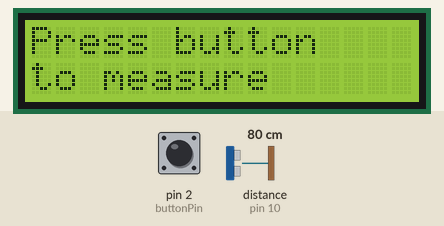
This sketch was run on a simulated Arduino Uno, built with avr-gcc and run on an emulated ATmega328P. Shown: 16×2 character LCD. Wiring (inferred from the names in the program): ultrasonic range finder: trigger pin 9; echo pin 10. The inputs (shaded band) are chosen by the test bench; at power-on: pin 2 (buttonPin) HIGH, distance to the obstacle (sensor on pin 10) 80 cm. The echo pulse lasts 58.3 µs per cm.

Above: at 3.2 s.
3.3 s: pin 2 (buttonPin) pulled LOW for 1 s
At 5.4 s:
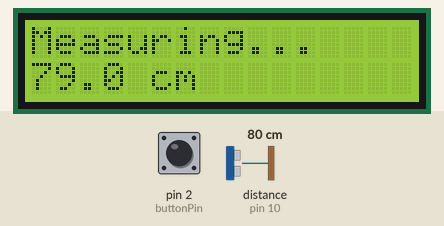
5.8 s: distance to the obstacle (sensor on pin 10) set to 120 cm
At 8.3 s:
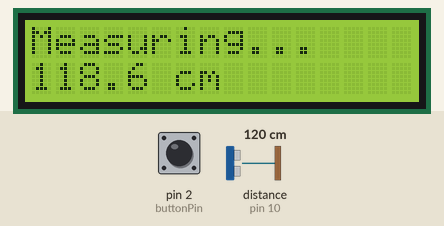
8.8 s: pin 2 (buttonPin) pulled LOW for 0.15 s
At 10.5 s:
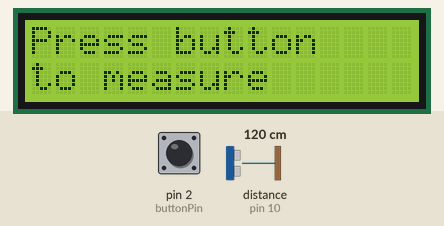
Timing chart, 0 to 12.0 s (numbered marks = the images above; inputs shaded):
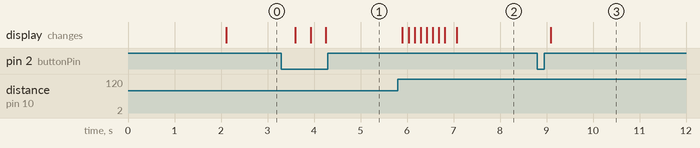

The sketch:

Arduino.ino
```cpp
#include <LiquidCrystal_I2C.h>

// กำหนดพิน
const int trigPin = 9;    // พินส่งสัญญาณ
const int echoPin = 10;   // พินรับสัญญาณ
const int buttonPin = 2;  // พินปุ่มกด

// ตั้งค่าจอ LCD I2C ที่ address 0x27
LiquidCrystal_I2C lcd(0x27, 16, 2);

// ตัวแปรสำหรับเก็บค่าต่างๆ
float duration;
float distance;
float lastDistance = 0;
int buttonState;
bool measurementMode = false;

void setup() {
  // ตั้งค่าพินอินพุต/เอาต์พุต
  pinMode(trigPin, OUTPUT);
  pinMode(echoPin, INPUT);
  pinMode(buttonPin, INPUT_PULLUP);

  // เริ่มต้นจอ LCD
  lcd.init();
  lcd.backlight();
  lcd.clear();
  lcd.print("Distance Meter");
  delay(2000);
}

void loop() {
  // อ่านสถานะปุ่มกด
  buttonState = digitalRead(buttonPin);

  // ถ้ากดปุ่ม ให้สลับโหมดการวัด
  if (buttonState == LOW) {
    measurementMode = !measurementMode;
    delay(200); // ป้องกันการกระเด้งของปุ่ม
  }

  // ส่งสัญญาณอัลตร้าโซนิค
  digitalWrite(trigPin, LOW);
  delayMicroseconds(2);
  digitalWrite(trigPin, HIGH);
  delayMicroseconds(10);
  digitalWrite(trigPin, LOW);

  // อ่านค่าระยะเวลาที่สัญญาณเดินทางไป-กลับ
  duration = pulseIn(echoPin, HIGH);

  // คำนวณระยะทางเป็นเซนติเมตร
  distance = duration * 0.034 / 2;

  // กรองสัญญาณรบกวนด้วยการเฉลี่ยค่า
  distance = (distance + lastDistance) / 2;
  lastDistance = distance;

  // แสดงผลบนจอ LCD
  lcd.clear();

  if (measurementMode) {
    lcd.print("Measuring...");
    lcd.setCursor(0, 1);
    lcd.print(distance, 1);
    lcd.print(" cm");
  } else {
    lcd.print("Press button");
    lcd.setCursor(0, 1);
    lcd.print("to measure");
  }

  delay(100); // หน่วงเวลาเล็กน้อยเพื่อให้จอ LCD แสดงผลได้เสถียร
}
```

Measured:
- after the input at 3.3 s, the display: first changes after 0.30 s (image 1 shows a later state)
- after the input at 5.8 s, the display: first changes after 0.10 s (image 2 shows a later state)
- after the input at 8.8 s, the display: changes after 0.29 s (image 3)
